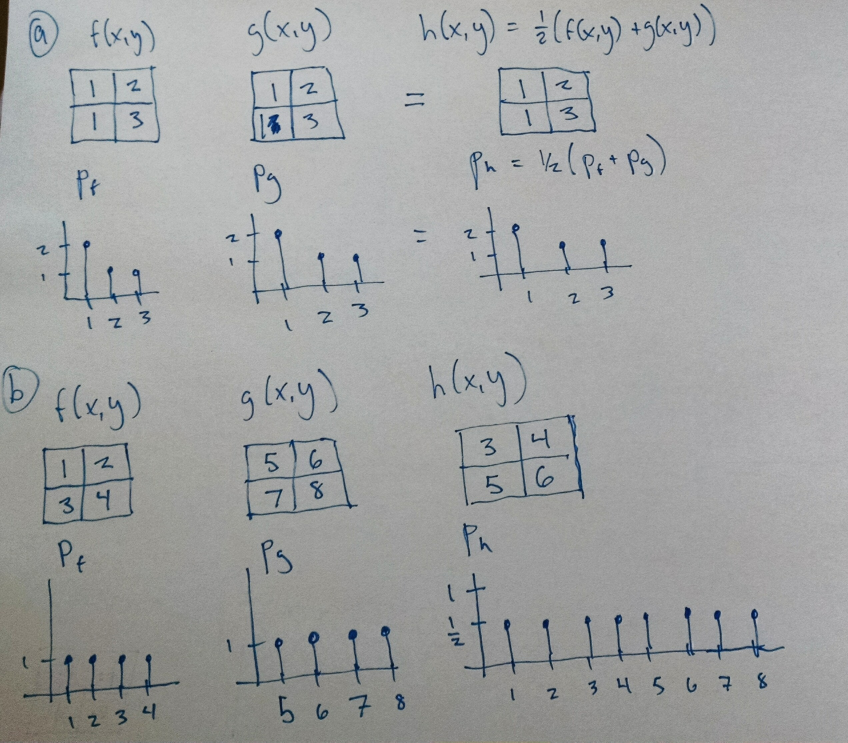
#> input picture 2nd_sem_grad/IMAGEPROCESSING/BenLarson_Hm1/comparehist.jpg, 2544 x 2227 px (shown at 1/3 size)
$ python -i ben_cdc.py   (imports and definitions only)   (Python 2 division)   (older library calls are emulated)
#> lines starting #> are read from the running program, lines starting #| are printed output that depends on the picture

import numpy as np
import glob, os, sys
from PIL import Image
from scipy.ndimage import filters
import matplotlib.pyplot as plt
import pylab as P
import matplotlib.cm as cm
from matplotlib import offsetbox
from sklearn import (manifold, datasets, decomposition, ensemble, lda,
                     random_projection)
from sklearn.cluster import KMeans
import re
import argparse
import json
from json import JSONEncoder

# customize output w/ this custom serialization
class MyEncoder(JSONEncoder):
	# [4 lines left out: function default, not called in this run]

def Input( ):
	parser = argparse.ArgumentParser()
	parser.add_argument("-i", "--images", dest = 'filenames',
		help = "this is the path to the images(1 dir only)")
	parser.add_argument("-j", "--json", dest= "verbose", default = True,
		help = "Don't print status messages to stdout" )
	parser.add_argument("-fv", "--feature_vector", dest = 'filenames', default = True,
		help = "feature vector")
	args = parser.parse_args()
	return args.filenames

def ReadImages(dir):
	all_images = glob.glob("%s/*.png" %dir)
	feature_vector = np.zeros( (len(all_images), 16) ) #number of images x grayscale bins
	i = 0
	for infile in all_images:
		print "infile" , infile,
		feature_vector[i] =  FindFeatures(infile)
		i = i + 1
	return feature_vector

def FindFeatures(infile):
	im = np.array(Image.open(infile).convert('L'))
	print 'FindAlphas infile', infile

	## GRADIENT
	imx = np.zeros( im.shape )
	filters.sobel( im, 1, imx )
	imy = np.zeros( im.shape )
	filters.sobel( im, 0, imy )
	magnitude = np.sqrt ( imx**2 + imy**2 )

	## FILTER OUT ZEROS
	magnitude = magnitude[np.where(magnitude > 1.0e-3)]

	## HISTOGRAM 16 bins/features returned, normed => values sum = 1
	n, bins, patches = plt.hist(magnitude, 16,  normed = 1)
#> bins = 17 values from 1.41 to 546.2
	plt.close() #close the hist plot before doing thumbnail plot
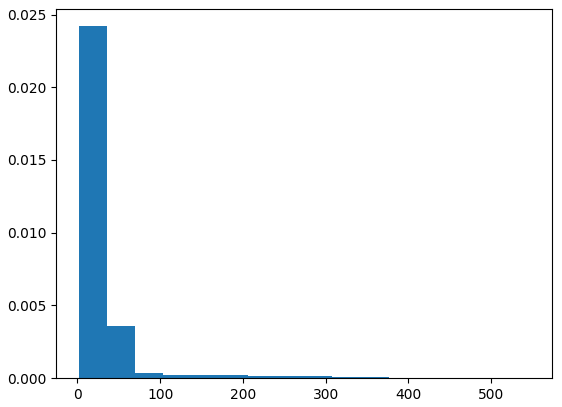
#> figure drawn by matplotlib, 1 panel; tallest bar 0.0242 high, from x = 1.41 to 35.46
	return n

# [66 lines left out: functions plot_embedding, ComputeSVM, not called in this run]

directoryOfImages = Input()
FV = ReadImages(directoryOfImages)
# [1 line not run here, left out]

>>> result = FindFeatures('../../2nd_sem_grad/IMAGEPROCESSING/BenLarson_Hm1/comparehist.jpg')
